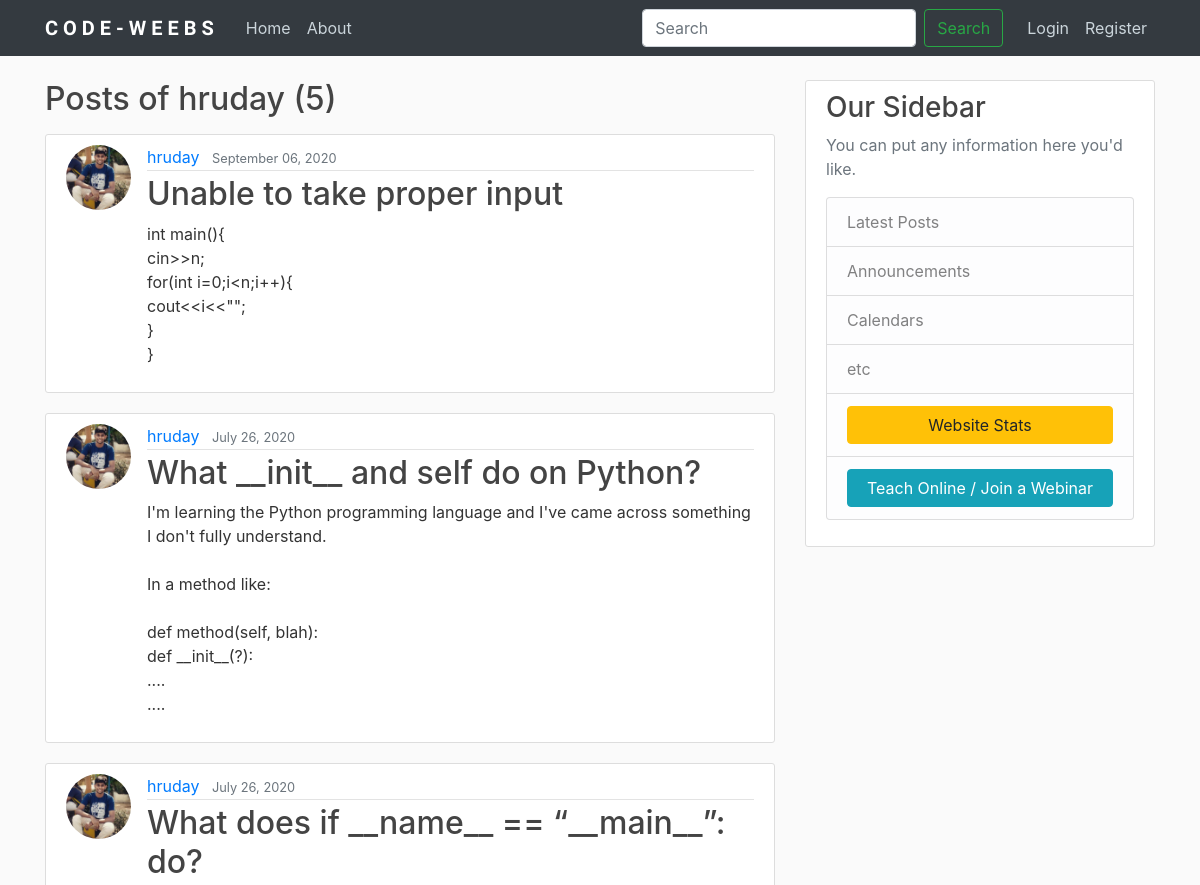
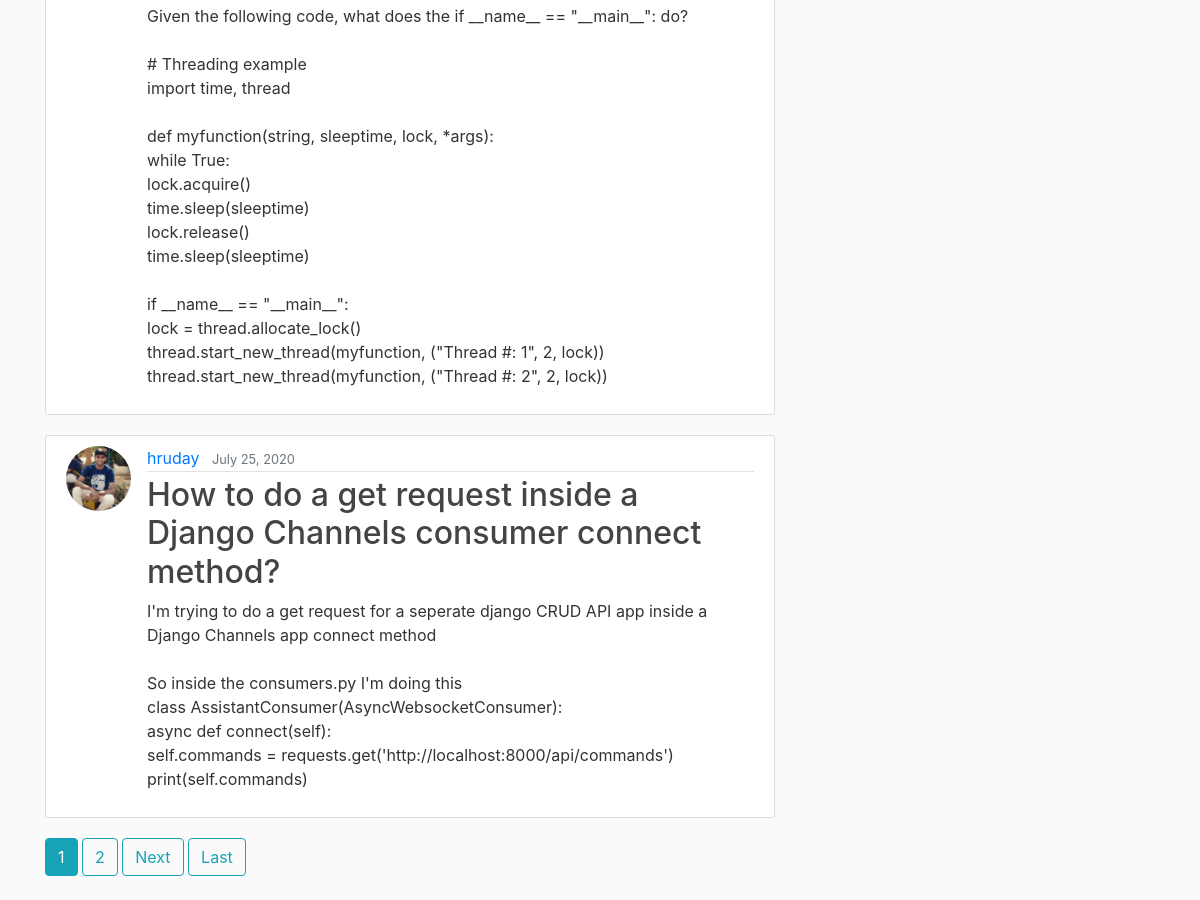
/user/hruday, run on the app's committed database (2 pictures, top to bottom).
### blog/models.py (models this page shows, shortened)
class Post(models.Model):
	title = models.CharField(max_length=100)
	content = models.TextField(blank=False)
	date_posted = models.DateTimeField(default=timezone.now)
	author = models.ForeignKey(User, on_delete=models.CASCADE)

### users/models.py (models this page shows, shortened)
class Profile(models.Model):
	user = models.OneToOneField(User, on_delete=models.CASCADE)
	image = models.ImageField(default='default.png', upload_to='profile_pics')
	block_status = models.IntegerField(default=0)

### blog/views.py (the view)
# urls.py: path('user/<str:username>',UserPostListView.as_view(),name='user-posts'),
class UserPostListView(ListView):
	model = Post
	template_name = 'blog/user_posts.html'
	context_object_name = 'posts'
	paginate_by = 4
	def get_queryset(self):
		user = get_object_or_404(User, username = self.kwargs.get('username'))
		return Post.objects.filter(author = user).order_by('-date_posted')

### blog/templates/blog/user_posts.html (shortened to what this page needs)
{% extends "blog/base.html" %}
{% block content %}
<h2 class="mb-3">Posts of {{view.kwargs.username}} ({{ page_obj.paginator.count }})</h2>
    {% for post in posts %}
        <article class="media content-section">
          <img src="{{ post.author.profile.image.url }} " class="rounded-circle article-img">
          <div class="media-body">
            <div class="article-metadata">
              <a class="mr-2" href="{% url 'user-posts' post.author.username %}">{{ post.author }}</a>
              <small class="text-muted">{{ post.date_posted|date:"F d, Y" }}</small>
            </div>
            <h2><a class="article-title" href="{% url 'post-detail' post.id %}">{{ post.title }}</a></h2>
            <p class="article-content">{{ post.content }}</p>
          </div>
        </article>
    {% endfor %}
    {% if is_paginated %}
      {% for num in page_obj.paginator.page_range %}
        {% if page_obj.number == num %}
          <a class="btn btn-info mb-4" href="?page={{ num }}">{{ num }}</a>
        {% elif num > page_obj.number|add:'-3' and num < page_obj.number|add:'3' %}
          <a class="btn btn-outline-info mb-4" href="?page={{ num }}">{{ num }}</a>
        {% endif %}
      {% endfor %}
      {% if page_obj.has_next %}
        <a class="btn btn-outline-info mb-4" href="?page={{ page_obj.next_page_number }}">Next</a>
        <a class="btn btn-outline-info mb-4" href="?page={{ page_obj.paginator.num_pages }}">Last</a>
      {% endif %}
    {% endif %}
{% endblock content %}

### blog/static/blog/main.css (style rules this page uses)
body { background: #fafafa; color: #333333; margin-top: 5rem; }
h1, h2, h3, h4, h5, h6 { color: #444444; }
.content-section { background: #ffffff; padding: 10px 20px; border: 1px solid #dddddd; border-radius: 3px; margin-bottom: 20px; }
.article-title { color: #444444; }
.article-content { white-space: pre-line; }
.article-img { height: 65px; width: 65px; margin-right: 16px; }
.article-metadata { padding-bottom: 1px; margin-bottom: 4px; border-bottom: 1px solid #e3e3e3 }

### data on the page
Post: author.profile.image (picture), author "hruday", date_posted "September 06, 2020", title "Unable to take proper input", content "int main(){ cin>>n; for(int i=0;i<n;i++){ cout<<i<<\"\"; } }"
Post: author.profile.image (picture), author "hruday", date_posted "July 26, 2020", title "What __init__ and self do on Python?", content "I'm learning the Python programming language and I've came across something I don't fully understand. In a method like: def method(self, blah): def __init__(?): .... ...."
Post: author.profile.image (picture), author "hruday", date_posted "July 26, 2020", title "What does if __name__ == “__main__”: do?", content "Given the following code, what does the if __name__ == \"__main__\": do? # Threading example import time, thread def myfunction(string, sleeptime, lock, *args): while True: lock.acquire() time.sleep(sleeptime) lock.release() time.sleep(sleeptime) if __name__ == \"__main__\": lock = thread.allocate_lock() thread.start_new_thread(myfunction, (\"Thread #: 1\", 2, lock)) thread.start_new_thread(myfunction, (\"Thread #: 2\", 2, lock))"
Post: author.profile.image (picture), author "hruday", date_posted "July 25, 2020", title "How to do a get request inside a Django Channels consumer connect method?", content "I'm trying to do a get request for a seperate django CRUD API app inside a Django Channels app connect method So inside the consumers.py I'm doing this class AssistantConsumer(AsyncWebsocketConsumer): async def connect(self): self.commands = requests.get('http://localhost:8000/api/commands') print(self.commands)"

### other printed values
{{ view.kwargs.username }} "hruday"
{{ page_obj.paginator.count }} "5"
{{ num }} "1"
{{ num }} "2"
